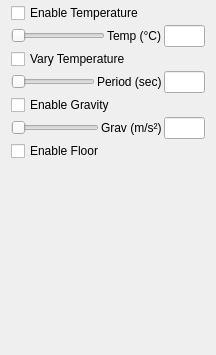
     <widget class="QWidget" name="Environment">
      <attribute name="title">
       <string>Environment</string>
      </attribute>
      <layout class="QVBoxLayout" name="verticalLayout_5">
       <property name="spacing">
        <number>2</number>
       </property>
       <property name="topMargin">
        <number>3</number>
       </property>
       <property name="bottomMargin">
        <number>3</number>
       </property>
       <item>
        <widget class="QCheckBox" name="UseTempCheck">
         <property name="toolTip">
          <string>Enables temperature changes.
Affects the size of each voxel according to its CTE.</string>
         </property>
         <property name="text">
          <string>Enable Temperature</string>
         </property>
        </widget>
       </item>
       <item>
        <layout class="QHBoxLayout" name="horizontalLayout_4">
         <item>
          <widget class="QSlider" name="TempSlider">
           <property name="toolTip">
            <string>Current environment temperature.
Base (no expansion) is 25°.</string>
           </property>
           <property name="maximum">
            <number>100</number>
           </property>
           <property name="singleStep">
            <number>1</number>
           </property>
           <property name="orientation">
            <enum>Qt::Horizontal</enum>
           </property>
          </widget>
         </item>
         <item>
          <widget class="QLabel" name="label_5">
           <property name="text">
            <string>Temp (°C)</string>
           </property>
          </widget>
         </item>
         <item>
          <widget class="QLineEdit" name="TempEdit">
           <property name="enabled">
            <bool>true</bool>
           </property>
           <property name="sizePolicy">
            <sizepolicy hsizetype="Fixed" vsizetype="Fixed">
             <horstretch>0</horstretch>
             <verstretch>0</verstretch>
            </sizepolicy>
           </property>
           <property name="minimumSize">
            <size>
             <width>41</width>
             <height>0</height>
            </size>
           </property>
           <property name="maximumSize">
            <size>
             <width>41</width>
             <height>16777215</height>
            </size>
           </property>
          </widget>
         </item>
        </layout>
       </item>
       <item>
        <widget class="QCheckBox" name="VaryTempCheck">
         <property name="toolTip">
          <string>Periodically varies the environment temperature when enabled.</string>
         </property>
         <property name="text">
          <string>Vary Temperature</string>
         </property>
        </widget>
       </item>
       <item>
        <layout class="QHBoxLayout" name="horizontalLayout_8">
         <item>
          <widget class="QSlider" name="TempPerSlider">
           <property name="toolTip">
            <string>Period of temperature variation in environment.</string>
           </property>
           <property name="maximum">
            <number>100</number>
           </property>
           <property name="singleStep">
            <number>1</number>
           </property>
           <property name="orientation">
            <enum>Qt::Horizontal</enum>
           </property>
          </widget>
         </item>
         <item>
          <widget class="QLabel" name="label_8">
           <property name="text">
            <string>Period (sec)</string>
           </property>
          </widget>
         </item>
         <item>
          <widget class="QLineEdit" name="TempPerEdit">
           <property name="enabled">
            <bool>true</bool>
           </property>
           <property name="sizePolicy">
            <sizepolicy hsizetype="Fixed" vsizetype="Fixed">
             <horstretch>0</horstretch>
             <verstretch>0</verstretch>
            </sizepolicy>
           </property>
           <property name="minimumSize">
            <size>
             <width>41</width>
             <height>0</height>
            </size>
           </property>
           <property name="maximumSize">
            <size>
             <width>41</width>
             <height>16777215</height>
            </size>
           </property>
          </widget>
         </item>
        </layout>
       </item>
       <item>
        <widget class="QCheckBox" name="UseGravCheck">
         <property name="toolTip">
          <string>Enables gravitational acceleration.</string>
         </property>
         <property name="text">
          <string>Enable Gravity</string>
         </property>
        </widget>
       </item>
       <item>
        <layout class="QHBoxLayout" name="horizontalLayout_5">
         <item>
          <widget class="QSlider" name="GravSlider">
           <property name="toolTip">
            <string>Gravitational acceleration (9.81 for earth).</string>
           </property>
           <property name="maximum">
            <number>100</number>
           </property>
           <property name="singleStep">
            <number>1</number>
           </property>
           <property name="orientation">
            <enum>Qt::Horizontal</enum>
           </property>
          </widget>
         </item>
         <item>
          <widget class="QLabel" name="label_6">
           <property name="text">
            <string>Grav (m/s²)</string>
           </property>
          </widget>
         </item>
         <item>
          <widget class="QLineEdit" name="GravEdit">
           <property name="enabled">
            <bool>true</bool>
           </property>
           <property name="sizePolicy">
            <sizepolicy hsizetype="Fixed" vsizetype="Fixed">
             <horstretch>0</horstretch>
             <verstretch>0</verstretch>
            </sizepolicy>
           </property>
           <property name="minimumSize">
            <size>
             <width>41</width>
             <height>0</height>
            </size>
           </property>
           <property name="maximumSize">
            <size>
             <width>41</width>
             <height>16777215</height>
            </size>
           </property>
          </widget>
         </item>
        </layout>
       </item>
       <item>
        <widget class="QCheckBox" name="UseFloorCheck">
         <property name="toolTip">
          <string>Enables a flat floor.</string>
         </property>
         <property name="text">
          <string>Enable Floor</string>
         </property>
        </widget>
       </item>
       <item>
        <spacer name="verticalSpacer">
         <property name="orientation">
          <enum>Qt::Vertical</enum>
         </property>
         <property name="sizeHint" stdset="0">
          <size>
           <width>20</width>
           <height>191</height>
          </size>
         </property>
        </spacer>
       </item>
      </layout>
     </widget>
